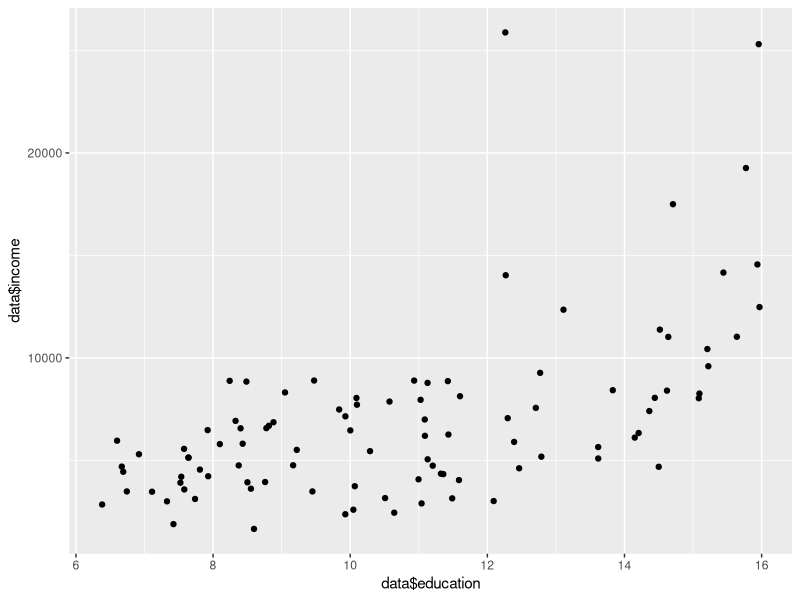
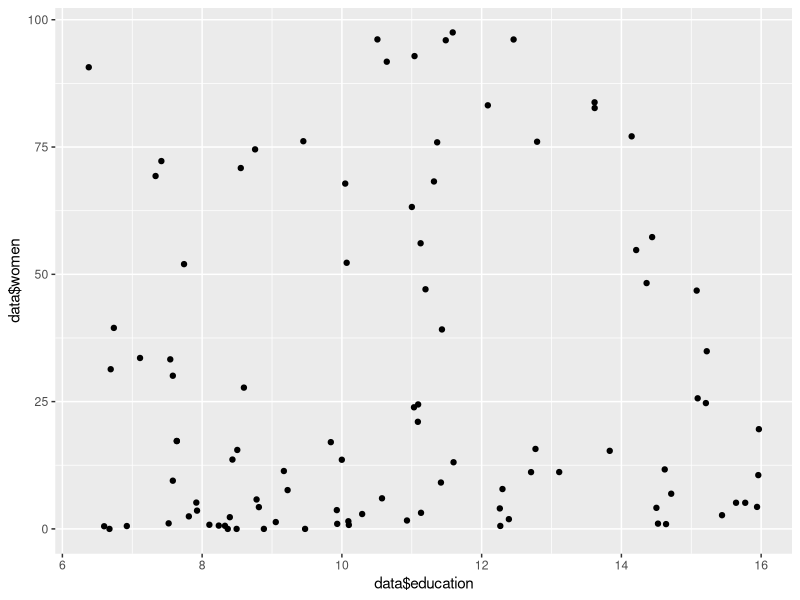
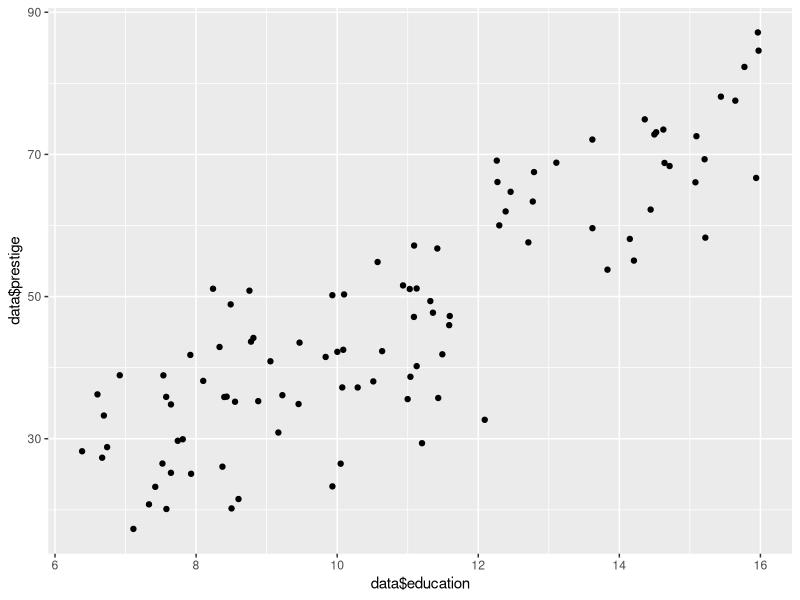
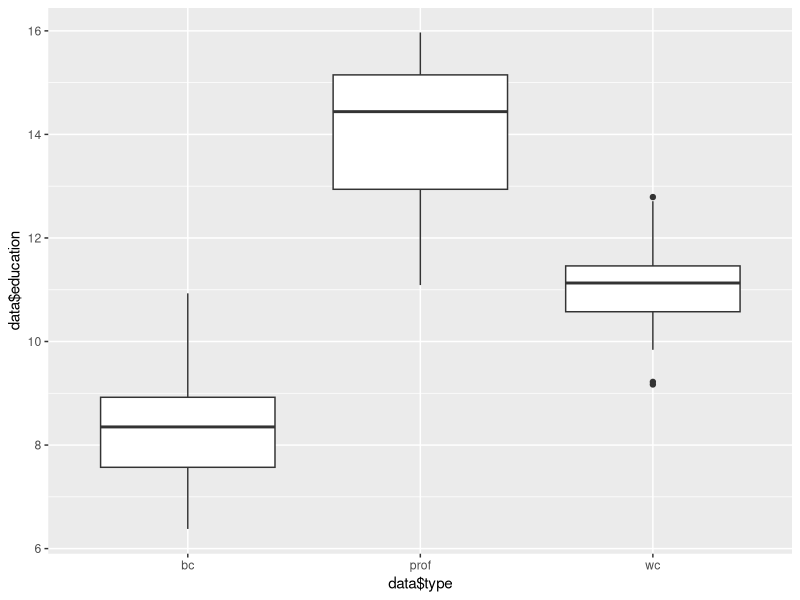
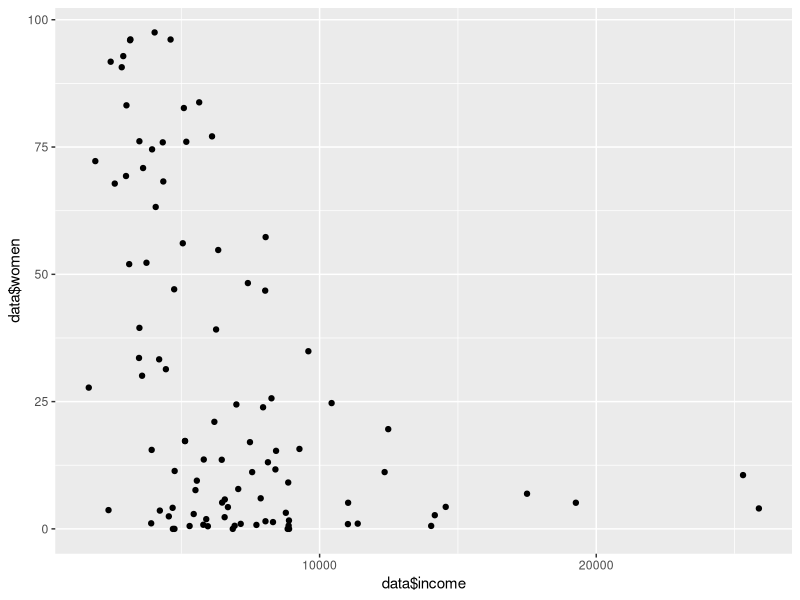
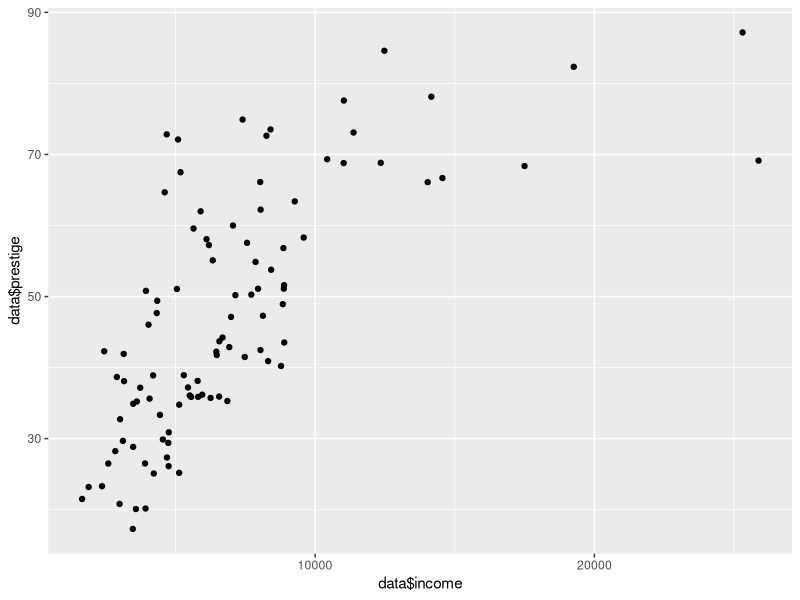
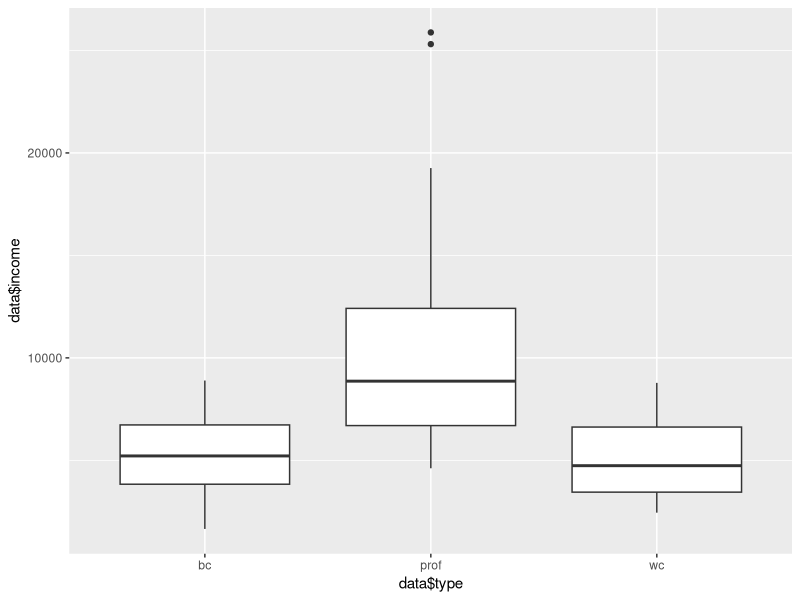
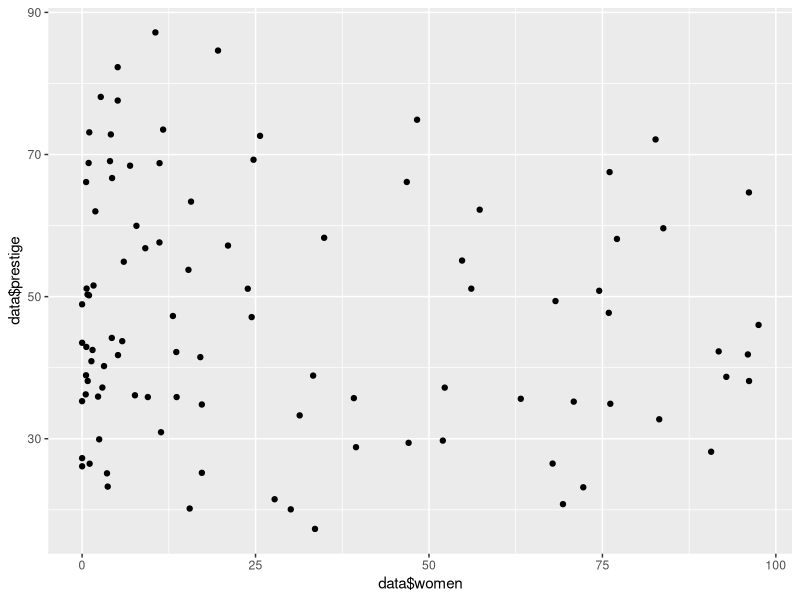

The R source for these figures, in order:
## ---- chunk 1
knitr::opts_chunk$set(
  cache = TRUE,
  comment = "",
  echo = TRUE,
  error = TRUE,
  out.width = "100%",
  tidy = TRUE,
  warning = FALSE,
  message = FALSE
)
## ---- chunk 2
usepackage = function(package_name) 
{
  p = deparse(substitute(package_name))
  if (!is.element(p, installed.packages()[,1]))
    install.packages(p, dep = TRUE, repos = "http://cran.us.r-project.org")
  require(p, character.only = TRUE)
}

usepackage(formatR)
usepackage(ggplot2)
usepackage(tidyr)

set.seed(42)
## ---- chunk 3
set.seed(123)
gendata = function (x, beta, len) {
  return (beta * log(x) + rnorm(len))
}

alllin <- matrix(NA,nrow=10000,ncol=7)
colnames(alllin) <- c("fdach","y", "quadVor","EBias", "VarFDach","EQuadVor", "AIC")
allpol <- matrix(NA,nrow=10000,ncol=7)
colnames(allpol) <- c("fdach","y", "quadVor","EBias", "VarFDach","EQuadVor", "AIC")
for (i in 1:10000){
  x <- runif(100,1,5)
  residuen <- rnorm(100,0,1)
  b <- 4
  y <- b*log(x)+residuen
  lmlinear <- lm(y~x)
  lmpoly <- lm(y~x+I(x^2)+I(x^3)+I(x^4)+I(x^5))
  alllin[i,1] <- lmlinear$coefficients  %*% c(1,3)
  allpol[i,1] <- lmpoly$coefficients %*% c(1,3,3^2,3^3,3^4,3^5)
  
  alllin[i,2] <- b*log(3)+rnorm(1)
  allpol[i,2] <- alllin[i,2]
  
  alllin[i,3] <- (alllin[i,2]-alllin[i,1])^2
  allpol[i,3] <- (allpol[i,2]-allpol[i,1])^2
  alllin[i,7] <- AIC(object = lmlinear)
  allpol[i,7] <- AIC(object = lmpoly)
}
alllin[,4] <- mean(alllin[,1])-4*log(3)
allpol[,4] <- mean(allpol[,1])-4*log(3)
  
alllin[,5] <- var(alllin[,1])
allpol[,5] <- var(allpol[,1])


x3 <- rep(3,10000)
y3 <- gendata(x3, 4, 10000)
alllin[,6] <- mean((y3-alllin[,1])^2)
allpol[,6] <- mean((y3-allpol[,1])^2)

AIC100_lin <- mean(alllin[,7])
AIC100_poly <- mean(allpol[,7])
## ---- chunk 4
alllin20 <- matrix(NA,nrow=10000,ncol=7)
colnames(alllin20) <- c("fdach","y", "quadVor","EBias", "VarFDach","EQuadVor", "AIC")
allpol20 <- matrix(NA,nrow=10000,ncol=7)
colnames(allpol20) <- c("fdach","y", "quadVor","EBias", "VarFDach","EQuadVor", "AIC")
for (i in 1:10000){
  x <- runif(20,1,5)
  residuen <- rnorm(20,0,1)
  b <- 4
  y <- b*log(x)+residuen
  lmlinear <- lm(y~x)
  lmpoly <- lm(y~x+I(x^2)+I(x^3)+I(x^4)+I(x^5))
  alllin20[i,1] <- lmlinear$coefficients  %*% c(1,3)
  allpol20[i,1] <- lmpoly$coefficients %*% c(1,3,3^2,3^3,3^4,3^5)
  
  alllin20[i,2] <- b*log(3)+rnorm(1)
  allpol20[i,2] <- alllin20[i,2]
  
  alllin20[i,3] <- (alllin20[i,2]-alllin20[i,1])^2
  allpol20[i,3] <- (allpol20[i,2]-allpol20[i,1])^2
  
  alllin20[i,7] <- AIC(object = lmlinear)
  allpol20[i,7] <- AIC(object = lmpoly)
}

alllin20[,4] <- mean(alllin20[,1])-4*log(3)
allpol20[,4] <- mean(allpol20[,1])-4*log(3)
  
alllin20[,5] <- var(alllin20[,1])
allpol20[,5] <- var(allpol20[,1])
  
x4 <- rep(3,20)
y4 <- gendata(x4, 4, 20)
alllin20[,6] <- mean((y4-alllin20[,1])^2)
allpol20[,6] <- mean((y4-allpol20[,1])^2)

AIC20_lin <- mean(alllin20[,7])
AIC20_poly <- mean(allpol20[,7])
## ---- chunk 5
cat("AIC (Linear):")
cat("\n")
cat("AIC (n=100)")
cat("\n")
AIC100_lin
cat("\n")
cat("AIC (n=20)")
cat("\n")
AIC20_lin
cat("________________________")
cat("\n")
cat("AIC (Polynomial):")
cat("\n")
cat("AIC (n=100)")
cat("\n")
AIC100_poly
cat("\n")
cat("AIC (n=20)")
cat("\n")
AIC20_poly
## ---- chunk 6
cat("________________________")
cat("Quadratischer Vorhersagefehler (Linear):")
cat("\n")
cat("Quadratischer Vorhersagefehler (n=100)")
cat("\n")
head(alllin[,6],1)
cat("\n")
cat("Quadratischer Vorhersagefehler (n=20)")
cat("\n")
head(alllin20[,6],1)
cat("________________________")
cat("\n")
cat("Quadratischer Vorhersagefehler (Polynomial):")
cat("\n")
cat("Quadratischer Vorhersagefehler (n=100)")
cat("\n")
head(allpol[,6],1)
cat("\n")
cat("Quadratischer Vorhersagefehler (n=20)")
cat("\n")
head(allpol20[,6],1)
## ---- chunk 7
library(car)
library(ggplot2)
data <- Prestige
data$census <- NULL
data <- data[complete.cases(data),]
data$type1 <- as.numeric((data$type))
ggplot(data=data,aes(x=data$education,y=data$income)) + geom_jitter()
ggplot(data=data,aes(x=data$education,y=data$women)) + geom_jitter()
ggplot(data=data,aes(x=data$education,y=data$prestige)) + geom_jitter()
ggplot(data=data,aes(x=data$type,y=data$education)) + geom_boxplot(aes(group=data$type))
ggplot(data=data,aes(x=data$income,y=data$women)) + geom_jitter()
ggplot(data=data,aes(x=data$income,y=data$prestige)) + geom_jitter()
ggplot(data=data,aes(x=data$type,y=data$income)) + geom_boxplot(aes(group=data$type))
ggplot(data=data,aes(x=data$women,y=data$prestige)) + geom_jitter()
ggplot(data=data,aes(x=data$type,y=data$women)) + geom_boxplot(aes(group=data$type))
ggplot(data=data,aes(x=data$type,y=data$prestige))+ geom_boxplot(aes(group=data$type))
data$type <- NULL
## ---- chunk 8
# 1.
model1 <- lm(data = data, prestige~income)

# 2.
model2 <- lm(data = data, prestige~education)

# 3.
model3 <- lm(data = data, prestige~type1)

# 4.
model4 <- lm(data = data, prestige~women)

# 5.
model5 <- lm(data = data, prestige~education+income)

#6. 
model6 <- lm(data = data, prestige~education+type1)

#7. 
model7 <- lm(data = data, prestige~education+women)

#8. 
model8 <- lm(data = data, prestige~education+income+type1)

#9.
model9 <- lm(data = data, prestige~education+income+type1+women)

n_var <- dim(data)[1]

train_error <- function(n_var, model){
  return((1/n_var)*sum(residuals(model)^2))
}

opt_term <- function(n_var, p, model){
  return(((2*var(residuals(model)))/n_var) * p)
}

test_error_exp <- function(opt_term, train_error){
  return(opt_term + train_error)
}

results <- matrix(NA, ncol = 5, nrow = 9)
colnames(results) <- c("N_Param", "Trainingsfehler", "Optimismusterm",  "Erwarteter_Testfehler", "AIC")
rownames(results) <- c("model1", "model2", "model3","model4", "model5", "model6", "model7", "model8", "model9")
## ---- chunk 9
model_list <- list(model1, model2, model3, model4, model5, model6, model7, model8, model9)
for (model in 1:length(model_list)){
  p <- length(model_list[[model]]$coefficients)
  results[model,1] <- length(model_list[[model]]$coefficients)
  results[model,2] <- train_error(n_var, model_list[[model]])
  results[model,3] <- opt_term(n_var, p, model_list[[model]])
  results[model,4] <- test_error_exp(results[model,3], results[model,2])
  results[model,5] <- AIC(model_list[[model]])
} 

results
